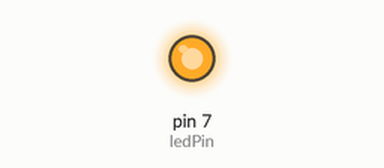
A sketch run on a simulated Arduino Uno, built with avr-gcc and run on an emulated ATmega328P. Parts: output pins drawn as LEDs (lit = HIGH). At 3.0 s the program stops and its outputs stay as they are.

Above: at 0.1 s.
At 3.0 s:
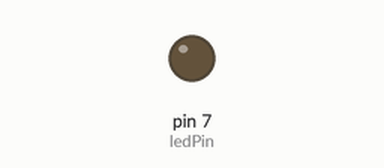
Timing chart, 0 to 4.5 s (numbered marks = the images above):
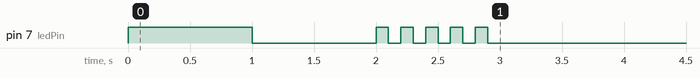

Measured:
- by itself, pin 7 (ledPin): goes HIGH 1.0 s, LOW 1.0 s, 4 × (HIGH 0.10 s, LOW 0.10 s), HIGH 0.10 s, then LOW

The sketch:

05_practice_2.ino.ino
```cpp
int ledPin = 7;

void setup() {
  pinMode(ledPin, OUTPUT);
  digitalWrite(ledPin, LOW);
}

void loop() {
  digitalWrite(ledPin, HIGH);
  delay(1000);

  digitalWrite(ledPin, LOW);
  delay(1000);

  for (int i = 0; i < 5; i++) {
    digitalWrite(ledPin, HIGH);
    delay(100);
    digitalWrite(ledPin, LOW);
    delay(100);
  }

  digitalWrite(ledPin, LOW); // 마지막에 LED 끄기

  while (1) {
  }
}
```
